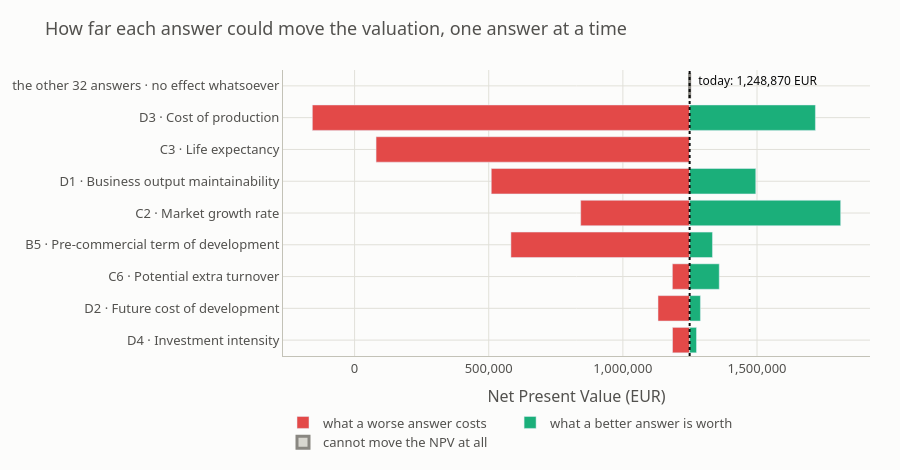

Write notebook code for a chart like this one.
### Markdown cell above
---

## Step 3 — The tornado: how wide is each lever?

The classic picture. Each bar runs from the NPV you would get with this question's **worst**
answer to the NPV you would get with its **best**, everything else held still. The vertical
line is where the valuation stands today; the part of the bar to the left of it is what you
stand to lose, the part to the right is what you could still gain.

Sorted widest first, so the top bar is the answer this valuation is most sensitive to.

And at the bottom, the finding that matters most: **thirty-two of the forty questions have a
bar of exactly zero width.** They shape the profile and the conversation — legal status, claim
breadth, enforcement, strategy — and they change the number by nothing at all. Any tool that
lets a client believe otherwise is misleading them.

### Code cell
ORDER = list(reversed(levers))          # plotly draws the first row at the bottom
labels = [f"{r.question_id} &#183; {r.factor}" for r in ORDER]

fig_tornado = go.Figure()
fig_tornado.add_trace(go.Bar(
    y=labels, x=[r.current_npv - min(r.npv_by_score) for r in ORDER],
    base=[min(r.npv_by_score) for r in ORDER],
    orientation="h", name="what a worse answer costs",
    marker={"color": kit.PALETTE["investments"]},
    hovertemplate="down to %{base:,.0f} EUR<extra></extra>",
))
fig_tornado.add_trace(go.Bar(
    y=labels, x=[max(r.npv_by_score) - r.current_npv for r in ORDER],
    base=[r.current_npv for r in ORDER],
    orientation="h", name="what a better answer is worth",
    marker={"color": kit.PALETTE["efficiency"]},
    hovertemplate="up to %{x:,.0f} EUR more<extra></extra>",
))
fig_tornado.add_trace(go.Bar(
    y=["the other 32 answers &#183; no effect whatsoever"], x=[0], base=[value],
    orientation="h", name="cannot move the NPV at all",
    marker={"color": kit.PALETTE["inactive"], "line": {"width": 3, "color": kit.PALETTE["ink_muted"]}},
    hovertemplate="exactly 0 EUR<extra></extra>",
))
fig_tornado.add_vline(x=value, line={"color": kit.PALETTE["ink"], "width": 2, "dash": "dot"},
                      annotation_text=f"  today: {value:,.0f} EUR",
                      annotation_position="top right",
                      annotation_font={"color": kit.PALETTE["ink"], "size": 12})

fig_tornado.update_layout(
    **kit.CHART_LAYOUT, barmode="overlay", height=470,
    title="How far each answer could move the valuation, one answer at a time",
)
fig_tornado.update_xaxes(title="Net Present Value (EUR)", tickformat=",.0f")
fig_tornado.update_yaxes(title=None, automargin=True)
fig_tornado.show()

### Figure 1 — Plotly figure (JSON) as saved in the notebook; plotly's stock layout.template omitted (floating-point values rounded to 4 significant figures)
{"data": [{"base": [1185000.0, 1131000.0, 1185000.0, 582700.0, 842800.0, 509500.0, 80090.0, -157400.0], "hovertemplate": "down to %{base:,.0f} EUR<extra></extra>", "marker": {"color": "#e34948"}, "name": "what a worse answer costs", "orientation": "h", "type": "bar", "x": [63850.0, 117900.0, 64340.0, 666100.0, 406100.0, 739400.0, 1169000.0, 1406000.0], "y": ["D4 &#183; Investment intensity", "D2 &#183; Future cost of development", "C6 &#183; Potential extra turnover", "B5 &#183; Pre-commercial term of development", "C2 &#183; Market growth rate", "D1 &#183; Business output maintainability", "C3 &#183; Life expectancy", "D3 &#183; Cost of production"]}, {"base": [1249000.0, 1249000.0, 1249000.0, 1249000.0, 1249000.0, 1249000.0, 1249000.0, 1249000.0], "hovertemplate": "up to %{x:,.0f} EUR more<extra></extra>", "marker": {"color": "#1baf7a"}, "name": "what a better answer is worth", "orientation": "h", "type": "bar", "x": [25540.0, 40180.0, 110300.0, 85050.0, 562800.0, 246500.0, 0.0, 468800.0], "y": ["D4 &#183; Investment intensity", "D2 &#183; Future cost of development", "C6 &#183; Potential extra turnover", "B5 &#183; Pre-commercial term of development", "C2 &#183; Market growth rate", "D1 &#183; Business output maintainability", "C3 &#183; Life expectancy", "D3 &#183; Cost of production"]}, {"base": [1249000.0], "hovertemplate": "exactly 0 EUR<extra></extra>", "marker": {"color": "#d8d7d0", "line": {"color": "#898781", "width": 3}}, "name": "cannot move the NPV at all", "orientation": "h", "type": "bar", "x": [0], "y": ["the other 32 answers &#183; no effect whatsoever"]}], "layout": {"annotations": [{"font": {"color": "#0b0b0b", "size": 12}, "showarrow": false, "text": "  today: 1,248,870 EUR", "x": 1249000.0, "xanchor": "left", "xref": "x", "y": 1, "yanchor": "top", "yref": "y domain"}], "barmode": "overlay", "font": {"color": "#52514e", "family": "system-ui, -apple-system, Segoe UI, sans-serif", "size": 13}, "height": 470, "legend": {"orientation": "h", "x": 0, "y": -0.18}, "margin": {"b": 60, "l": 70, "r": 30, "t": 70}, "paper_bgcolor": "#fcfcfb", "plot_bgcolor": "#fcfcfb", "shapes": [{"line": {"color": "#0b0b0b", "dash": "dot", "width": 2}, "type": "line", "x0": 1249000.0, "x1": 1249000.0, "xref": "x", "y0": 0, "y1": 1, "yref": "y domain"}], "title": {"text": "How far each answer could move the valuation, one answer at a time"}, "xaxis": {"gridcolor": "#e1e0d9", "linecolor": "#c3c2b7", "tickformat": ",.0f", "title": {"text": "Net Present Value (EUR)"}, "zeroline": false}, "yaxis": {"automargin": true, "gridcolor": "#e1e0d9", "linecolor": "#c3c2b7", "title": {}, "zeroline": false}}}
